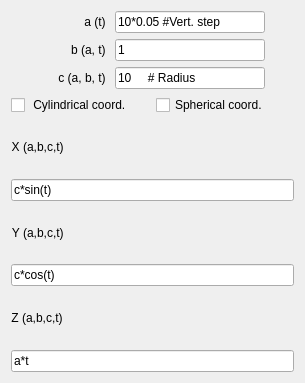
                         <widget class="QWidget" name="scrollAreaWidgetContents_3">
                          <property name="geometry">
                           <rect>
                            <x>0</x>
                            <y>0</y>
                            <width>305</width>
                            <height>383</height>
                           </rect>
                          </property>
                          <layout class="QGridLayout" name="gridLayout_14">
                           <item row="0" column="0">
                            <layout class="QHBoxLayout" name="horizontalLayout_14">
                             <item>
                              <layout class="QGridLayout" name="gridLayout_9">
                               <item row="0" column="0">
                                <layout class="QHBoxLayout" name="horizontalLayout_11">
                                 <item>
                                  <widget class="QLabel" name="label_a_4">
                                   <property name="maximumSize">
                                    <size>
                                     <width>70</width>
                                     <height>16777215</height>
                                    </size>
                                   </property>
                                   <property name="layoutDirection">
                                    <enum>Qt::LeftToRight</enum>
                                   </property>
                                   <property name="text">
                                    <string>a (t) </string>
                                   </property>
                                   <property name="alignment">
                                    <set>Qt::AlignRight|Qt::AlignTrailing|Qt::AlignVCenter</set>
                                   </property>
                                  </widget>
                                 </item>
                                 <item>
                                  <widget class="QLineEdit" name="ParCurve_a_3">
                                   <property name="sizePolicy">
                                    <sizepolicy hsizetype="Fixed" vsizetype="Fixed">
                                     <horstretch>0</horstretch>
                                     <verstretch>0</verstretch>
                                    </sizepolicy>
                                   </property>
                                   <property name="minimumSize">
                                    <size>
                                     <width>40</width>
                                     <height>0</height>
                                    </size>
                                   </property>
                                   <property name="maximumSize">
                                    <size>
                                     <width>150</width>
                                     <height>16777215</height>
                                    </size>
                                   </property>
                                   <property name="toolTip">
                                    <string>&lt;html&gt;&lt;head/&gt;&lt;body&gt;&lt;p&gt;The function 'range' from Python and 'np.arange' from numpy module can be used here:&lt;/p&gt;&lt;p&gt;range([start,] stop[, step])&lt;/p&gt;&lt;p&gt;start : Starting number of the sequence. &lt;span style=&quot; vertical-align:top;&quot;&gt;The interval includes this value. The default value is 0&lt;/span&gt;&lt;/p&gt;&lt;p&gt;stop : Generate numbers up to, but not including this number.&lt;/p&gt;&lt;p&gt;step : Difference between each number in the sequence. &lt;span style=&quot; vertical-align:top;&quot;&gt;The default value is 1.&lt;/span&gt;&lt;/p&gt;&lt;p&gt;&lt;br/&gt;&lt;/p&gt;&lt;p&gt;np.arange([start,] stop[, step,]dtype=None)&lt;/p&gt;&lt;p&gt;Return evenly spaced values within a given interval.&lt;/p&gt;&lt;p&gt;start : Starting number of the sequence. &lt;span style=&quot; vertical-align:top;&quot;&gt;The interval includes this value. The default value is 0&lt;/span&gt;&lt;/p&gt;&lt;p&gt;stop : &lt;span style=&quot; vertical-align:top;&quot;&gt;End of interval. The interval does not include this value, except in some cases where &lt;/span&gt;&lt;span style=&quot; font-style:italic; vertical-align:top;&quot;&gt;step&lt;/span&gt;&lt;span style=&quot; vertical-align:top;&quot;&gt; is not an integer and floating point round-off affects the length of &lt;/span&gt;&lt;span style=&quot; font-style:italic; vertical-align:top;&quot;&gt;out&lt;/span&gt;&lt;span style=&quot; vertical-align:top;&quot;&gt;.&lt;/span&gt;&lt;/p&gt;&lt;p&gt;step : Difference between each number in the sequence. &lt;span style=&quot; vertical-align:top;&quot;&gt;For any output &lt;/span&gt;&lt;span style=&quot; font-style:italic; vertical-align:top;&quot;&gt;out&lt;/span&gt;&lt;span style=&quot; vertical-align:top;&quot;&gt;, this is the distance between two adjacent values. The default value is 1.&lt;/span&gt;&lt;/p&gt;&lt;p&gt;&lt;span style=&quot; vertical-align:top;&quot;&gt;If &lt;/span&gt;&lt;span style=&quot; font-style:italic; vertical-align:top;&quot;&gt;step&lt;/span&gt;&lt;span style=&quot; vertical-align:top;&quot;&gt; is specified, &lt;/span&gt;&lt;span style=&quot; font-style:italic; vertical-align:top;&quot;&gt;start&lt;/span&gt;&lt;span style=&quot; vertical-align:top;&quot;&gt; must also be given.&lt;/span&gt;&lt;/p&gt;&lt;p&gt;dtype : The type of the output array. if dtype &lt;span style=&quot; vertical-align:top;&quot;&gt;is not given, infer the data type from the other input arguments.&lt;/span&gt;&lt;/p&gt;&lt;/body&gt;&lt;/html&gt;</string>
                                   </property>
                                   <property name="text">
                                    <string>10*0.05 #Vert. step</string>
                                   </property>
                                   <property name="maxLength">
                                    <number>32769</number>
                                   </property>
                                  </widget>
                                 </item>
                                </layout>
                               </item>
                               <item row="1" column="0">
                                <layout class="QHBoxLayout" name="horizontalLayout_12">
                                 <item>
                                  <widget class="QLabel" name="label_b_4">
                                   <property name="maximumSize">
                                    <size>
                                     <width>70</width>
                                     <height>16777215</height>
                                    </size>
                                   </property>
                                   <property name="text">
                                    <string>b (a, t) </string>
                                   </property>
                                   <property name="alignment">
                                    <set>Qt::AlignRight|Qt::AlignTrailing|Qt::AlignVCenter</set>
                                   </property>
                                  </widget>
                                 </item>
                                 <item>
                                  <widget class="QLineEdit" name="ParCurve_b_3">
                                   <property name="sizePolicy">
                                    <sizepolicy hsizetype="Fixed" vsizetype="Fixed">
                                     <horstretch>0</horstretch>
                                     <verstretch>0</verstretch>
                                    </sizepolicy>
                                   </property>
                                   <property name="minimumSize">
                                    <size>
                                     <width>40</width>
                                     <height>0</height>
                                    </size>
                                   </property>
                                   <property name="maximumSize">
                                    <size>
                                     <width>150</width>
                                     <height>16777215</height>
                                    </size>
                                   </property>
                                   <property name="toolTip">
                                    <string>&lt;html&gt;&lt;head/&gt;&lt;body&gt;&lt;p&gt;The function 'range' from Python and 'np.arange' from numpy module can be used here:&lt;/p&gt;&lt;p&gt;range([start,] stop[, step])&lt;/p&gt;&lt;p&gt;start : Starting number of the sequence. &lt;span style=&quot; vertical-align:top;&quot;&gt;The interval includes this value. The default value is 0&lt;/span&gt;&lt;/p&gt;&lt;p&gt;stop : Generate numbers up to, but not including this number.&lt;/p&gt;&lt;p&gt;step : Difference between each number in the sequence. &lt;span style=&quot; vertical-align:top;&quot;&gt;The default value is 1.&lt;/span&gt;&lt;/p&gt;&lt;p&gt;&lt;br/&gt;&lt;/p&gt;&lt;p&gt;np.arange([start,] stop[, step,]dtype=None)&lt;/p&gt;&lt;p&gt;Return evenly spaced values within a given interval.&lt;/p&gt;&lt;p&gt;start : Starting number of the sequence. &lt;span style=&quot; vertical-align:top;&quot;&gt;The interval includes this value. The default value is 0&lt;/span&gt;&lt;/p&gt;&lt;p&gt;stop : &lt;span style=&quot; vertical-align:top;&quot;&gt;End of interval. The interval does not include this value, except in some cases where &lt;/span&gt;&lt;span style=&quot; font-style:italic; vertical-align:top;&quot;&gt;step&lt;/span&gt;&lt;span style=&quot; vertical-align:top;&quot;&gt; is not an integer and floating point round-off affects the length of &lt;/span&gt;&lt;span style=&quot; font-style:italic; vertical-align:top;&quot;&gt;out&lt;/span&gt;&lt;span style=&quot; vertical-align:top;&quot;&gt;.&lt;/span&gt;&lt;/p&gt;&lt;p&gt;step : Difference between each number in the sequence. &lt;span style=&quot; vertical-align:top;&quot;&gt;For any output &lt;/span&gt;&lt;span style=&quot; font-style:italic; vertical-align:top;&quot;&gt;out&lt;/span&gt;&lt;span style=&quot; vertical-align:top;&quot;&gt;, this is the distance between two adjacent values. The default value is 1.&lt;/span&gt;&lt;/p&gt;&lt;p&gt;&lt;span style=&quot; vertical-align:top;&quot;&gt;If &lt;/span&gt;&lt;span style=&quot; font-style:italic; vertical-align:top;&quot;&gt;step&lt;/span&gt;&lt;span style=&quot; vertical-align:top;&quot;&gt; is specified, &lt;/span&gt;&lt;span style=&quot; font-style:italic; vertical-align:top;&quot;&gt;start&lt;/span&gt;&lt;span style=&quot; vertical-align:top;&quot;&gt; must also be given.&lt;/span&gt;&lt;/p&gt;&lt;p&gt;dtype : The type of the output array. if dtype &lt;span style=&quot; vertical-align:top;&quot;&gt;is not given, infer the data type from the other input arguments.&lt;/span&gt;&lt;/p&gt;&lt;/body&gt;&lt;/html&gt;</string>
                                   </property>
                                   <property name="text">
                                    <string>1</string>
                                   </property>
                                   <property name="maxLength">
                                    <number>32769</number>
                                   </property>
                                  </widget>
                                 </item>
                                </layout>
                               </item>
                               <item row="2" column="0">
                                <layout class="QHBoxLayout" name="horizontalLayout_13">
                                 <item>
                                  <widget class="QLabel" name="label_c_2">
                                   <property name="maximumSize">
                                    <size>
                                     <width>70</width>
                                     <height>16777215</height>
                                    </size>
                                   </property>
                                   <property name="text">
                                    <string>c (a, b, t) </string>
                                   </property>
                                   <property name="alignment">
                                    <set>Qt::AlignRight|Qt::AlignTrailing|Qt::AlignVCenter</set>
                                   </property>
                                  </widget>
                                 </item>
                                 <item>
                                  <widget class="QLineEdit" name="ParCurve_c_3">
                                   <property name="sizePolicy">
                                    <sizepolicy hsizetype="Fixed" vsizetype="Fixed">
                                     <horstretch>0</horstretch>
                                     <verstretch>0</verstretch>
                                    </sizepolicy>
                                   </property>
                                   <property name="minimumSize">
                                    <size>
                                     <width>40</width>
                                     <height>0</height>
                                    </size>
                                   </property>
                                   <property name="maximumSize">
                                    <size>
                                     <width>150</width>
                                     <height>16777215</height>
                                    </size>
                                   </property>
                                   <property name="toolTip">
                                    <string>&lt;html&gt;&lt;head/&gt;&lt;body&gt;&lt;p&gt;The function 'range' from Python and 'np.arange' from numpy module can be used here:&lt;/p&gt;&lt;p&gt;range([start,] stop[, step])&lt;/p&gt;&lt;p&gt;start : Starting number of the sequence. &lt;span style=&quot; vertical-align:top;&quot;&gt;The interval includes this value. The default value is 0&lt;/span&gt;&lt;/p&gt;&lt;p&gt;stop : Generate numbers up to, but not including this number.&lt;/p&gt;&lt;p&gt;step : Difference between each number in the sequence. &lt;span style=&quot; vertical-align:top;&quot;&gt;The default value is 1.&lt;/span&gt;&lt;/p&gt;&lt;p&gt;&lt;br/&gt;&lt;/p&gt;&lt;p&gt;np.arange([start,] stop[, step,]dtype=None)&lt;/p&gt;&lt;p&gt;Return evenly spaced values within a given interval.&lt;/p&gt;&lt;p&gt;start : Starting number of the sequence. &lt;span style=&quot; vertical-align:top;&quot;&gt;The interval includes this value. The default value is 0&lt;/span&gt;&lt;/p&gt;&lt;p&gt;stop : &lt;span style=&quot; vertical-align:top;&quot;&gt;End of interval. The interval does not include this value, except in some cases where &lt;/span&gt;&lt;span style=&quot; font-style:italic; vertical-align:top;&quot;&gt;step&lt;/span&gt;&lt;span style=&quot; vertical-align:top;&quot;&gt; is not an integer and floating point round-off affects the length of &lt;/span&gt;&lt;span style=&quot; font-style:italic; vertical-align:top;&quot;&gt;out&lt;/span&gt;&lt;span style=&quot; vertical-align:top;&quot;&gt;.&lt;/span&gt;&lt;/p&gt;&lt;p&gt;step : Difference between each number in the sequence. &lt;span style=&quot; vertical-align:top;&quot;&gt;For any output &lt;/span&gt;&lt;span style=&quot; font-style:italic; vertical-align:top;&quot;&gt;out&lt;/span&gt;&lt;span style=&quot; vertical-align:top;&quot;&gt;, this is the distance between two adjacent values. The default value is 1.&lt;/span&gt;&lt;/p&gt;&lt;p&gt;&lt;span style=&quot; vertical-align:top;&quot;&gt;If &lt;/span&gt;&lt;span style=&quot; font-style:italic; vertical-align:top;&quot;&gt;step&lt;/span&gt;&lt;span style=&quot; vertical-align:top;&quot;&gt; is specified, &lt;/span&gt;&lt;span style=&quot; font-style:italic; vertical-align:top;&quot;&gt;start&lt;/span&gt;&lt;span style=&quot; vertical-align:top;&quot;&gt; must also be given.&lt;/span&gt;&lt;/p&gt;&lt;p&gt;dtype : The type of the output array. if dtype &lt;span style=&quot; vertical-align:top;&quot;&gt;is not given, infer the data type from the other input arguments.&lt;/span&gt;&lt;/p&gt;&lt;/body&gt;&lt;/html&gt;</string>
                                   </property>
                                   <property name="text">
                                    <string>10     # Radius</string>
                                   </property>
                                   <property name="maxLength">
                                    <number>32769</number>
                                   </property>
                                  </widget>
                                 </item>
                                </layout>
                               </item>
                              </layout>
                             </item>
                            </layout>
                           </item>
                           <item row="1" column="0">
                            <layout class="QGridLayout" name="gridLayout_13">
                             <item row="0" column="0">
                              <widget class="QCheckBox" name="checkBox_cylind_3">
                               <property name="toolTip">
                                <string>Toggle for Cylindrical coordinates:</string>
                               </property>
                               <property name="text">
                                <string> Cylindrical coord.</string>
                               </property>
                               <property name="autoExclusive">
                                <bool>false</bool>
                               </property>
                              </widget>
                             </item>
                             <item row="0" column="1">
                              <widget class="QCheckBox" name="checkBox_spheric_3">
                               <property name="toolTip">
                                <string>Toggle for Sperical coordinates:</string>
                               </property>
                               <property name="text">
                                <string>Spherical coord.</string>
                               </property>
                               <property name="autoExclusive">
                                <bool>false</bool>
                               </property>
                              </widget>
                             </item>
                            </layout>
                           </item>
                           <item row="2" column="0">
                            <layout class="QGridLayout" name="gridLayout_12">
                             <item row="0" column="0">
                              <layout class="QHBoxLayout" name="horizontalLayout_17">
                               <item>
                                <widget class="QLabel" name="label_x_3">
                                 <property name="maximumSize">
                                  <size>
                                   <width>100</width>
                                   <height>16777215</height>
                                  </size>
                                 </property>
                                 <property name="text">
                                  <string>X (a,b,c,t) </string>
                                 </property>
                                 <property name="alignment">
                                  <set>Qt::AlignRight|Qt::AlignTrailing|Qt::AlignVCenter</set>
                                 </property>
                                </widget>
                               </item>
                               <item>
                                <spacer name="horizontalSpacer_11">
                                 <property name="orientation">
                                  <enum>Qt::Horizontal</enum>
                                 </property>
                                 <property name="sizeHint" stdset="0">
                                  <size>
                                   <width>40</width>
                                   <height>20</height>
                                  </size>
                                 </property>
                                </spacer>
                               </item>
                              </layout>
                             </item>
                             <item row="1" column="0">
                              <widget class="QLineEdit" name="ParCurve_x_3">
                               <property name="sizePolicy">
                                <sizepolicy hsizetype="Expanding" vsizetype="Fixed">
                                 <horstretch>0</horstretch>
                                 <verstretch>0</verstretch>
                                </sizepolicy>
                               </property>
                               <property name="minimumSize">
                                <size>
                                 <width>40</width>
                                 <height>0</height>
                                </size>
                               </property>
                               <property name="maximumSize">
                                <size>
                                 <width>16777215</width>
                                 <height>16777215</height>
                                </size>
                               </property>
                               <property name="toolTip">
                                <string>The function from Python math module can be used here:
safe_list = ['acos', 'asin', 'atan', 'atan2', 'ceil', 'cos', 'cosh',
 'degrees', 'e', 'exp', 'fabs', 'floor', 'fmod', 'frexp', 'hypot', 'ldexp',
 'log', 'log10', 'modf', 'pi', 'pow', 'radians', 'sin', 'sinh', 'sqrt', 'tan',
 'tanh']</string>
                               </property>
                               <property name="text">
                                <string>c*sin(t)</string>
                               </property>
                               <property name="maxLength">
                                <number>32769</number>
                               </property>
                              </widget>
                             </item>
                            </layout>
                           </item>
                           <item row="3" column="0">
                            <layout class="QGridLayout" name="gridLayout_11">
                             <item row="0" column="0">
                              <layout class="QHBoxLayout" name="horizontalLayout_16">
                               <item>
                                <widget class="QLabel" name="label_y_3">
                                 <property name="maximumSize">
                                  <size>
                                   <width>100</width>
                                   <height>16777215</height>
                                  </size>
                                 </property>
                                 <property name="text">
                                  <string>Y (a,b,c,t) </string>
                                 </property>
                                 <property name="alignment">
                                  <set>Qt::AlignRight|Qt::AlignTrailing|Qt::AlignVCenter</set>
                                 </property>
                                </widget>
                               </item>
                               <item>
                                <spacer name="horizontalSpacer_10">
                                 <property name="orientation">
                                  <enum>Qt::Horizontal</enum>
                                 </property>
                                 <property name="sizeHint" stdset="0">
                                  <size>
                                   <width>40</width>
                                   <height>20</height>
                                  </size>
                                 </property>
                                </spacer>
                               </item>
                              </layout>
                             </item>
                             <item row="1" column="0">
                              <widget class="QLineEdit" name="ParCurve_y_3">
                               <property name="sizePolicy">
                                <sizepolicy hsizetype="Expanding" vsizetype="Fixed">
                                 <horstretch>0</horstretch>
                                 <verstretch>0</verstretch>
                                </sizepolicy>
                               </property>
                               <property name="minimumSize">
                                <size>
                                 <width>40</width>
                                 <height>0</height>
                                </size>
                               </property>
                               <property name="maximumSize">
                                <size>
                                 <width>16777215</width>
                                 <height>16777215</height>
                                </size>
                               </property>
                               <property name="toolTip">
                                <string>The function from Python math module can be used here:
safe_list = ['acos', 'asin', 'atan', 'atan2', 'ceil', 'cos', 'cosh',
 'degrees', 'e', 'exp', 'fabs', 'floor', 'fmod', 'frexp', 'hypot', 'ldexp',
 'log', 'log10', 'modf', 'pi', 'pow', 'radians', 'sin', 'sinh', 'sqrt', 'tan',
 'tanh']</string>
                               </property>
                               <property name="text">
                                <string>c*cos(t)</string>
                               </property>
                               <property name="maxLength">
                                <number>32769</number>
                               </property>
                              </widget>
                             </item>
                            </layout>
                           </item>
                           <item row="4" column="0">
                            <layout class="QGridLayout" name="gridLayout_10">
                             <item row="0" column="0">
                              <layout class="QHBoxLayout" name="horizontalLayout_15">
                               <item>
                                <widget class="QLabel" name="label_z_3">
                                 <property name="maximumSize">
                                  <size>
                                   <width>100</width>
                                   <height>16777215</height>
                                  </size>
                                 </property>
                                 <property name="text">
                                  <string>Z (a,b,c,t) </string>
                                 </property>
                                 <property name="alignment">
                                  <set>Qt::AlignRight|Qt::AlignTrailing|Qt::AlignVCenter</set>
                                 </property>
                                </widget>
                               </item>
                               <item>
                                <spacer name="horizontalSpacer_7">
                                 <property name="orientation">
                                  <enum>Qt::Horizontal</enum>
                                 </property>
                                 <property name="sizeHint" stdset="0">
                                  <size>
                                   <width>40</width>
                                   <height>20</height>
                                  </size>
                                 </property>
                                </spacer>
                               </item>
                              </layout>
                             </item>
                             <item row="1" column="0">
                              <widget class="QLineEdit" name="ParCurve_z_3">
                               <property name="sizePolicy">
                                <sizepolicy hsizetype="Expanding" vsizetype="Fixed">
                                 <horstretch>0</horstretch>
                                 <verstretch>0</verstretch>
                                </sizepolicy>
                               </property>
                               <property name="minimumSize">
                                <size>
                                 <width>40</width>
                                 <height>0</height>
                                </size>
                               </property>
                               <property name="maximumSize">
                                <size>
                                 <width>16777215</width>
                                 <height>16777215</height>
                                </size>
                               </property>
                               <property name="toolTip">
                                <string>The function from Python math module can be used here:
safe_list = ['acos', 'asin', 'atan', 'atan2', 'ceil', 'cos', 'cosh',
 'degrees', 'e', 'exp', 'fabs', 'floor', 'fmod', 'frexp', 'hypot', 'ldexp',
 'log', 'log10', 'modf', 'pi', 'pow', 'radians', 'sin', 'sinh', 'sqrt', 'tan',
 'tanh']</string>
                               </property>
                               <property name="text">
                                <string>a*t</string>
                               </property>
                               <property name="maxLength">
                                <number>32769</number>
                               </property>
                              </widget>
                             </item>
                            </layout>
                           </item>
                          </layout>
                         </widget>
